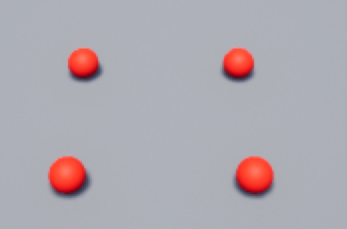
#> input picture visual_servo/img/red_balls.png, 347 x 229 px
$ python -i extract_features.py   (imports and definitions only)
#> lines starting #> are read from the running program, lines starting #| are printed output that depends on the picture; after the words box and inside, x2 and y2 are one past the last pixel; in counts of white or black regions, pixels touching at a corner belong together
#> further down, picture is the input picture: shape (229, 347, 3); mean B, G, R 176.3, 169.8, 174.9
import cv2
import numpy as np
import time

# [36 lines left out: function find_red_circles, not called in this run]


def find_red_block(image):
    # 将图像从BGR颜色空间转换为HSV颜色空间
    hsv = cv2.cvtColor(image, cv2.COLOR_BGR2HSV)
#> hsv: shape (229, 347, 3); mean H, S, V 108, 23.8, 184.8

    # 定义红色的HSV范围
    lower_red = np.array([0, 100, 100])
    upper_red = np.array([10, 255, 255])

    # 根据红色的HSV范围创建蒙版
    mask = cv2.inRange(hsv, lower_red, upper_red)
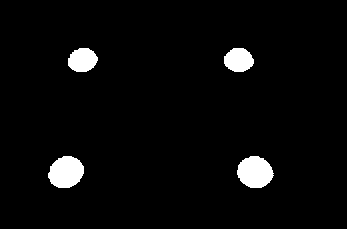
#> mask: shape (229, 347); 3.6% white; 4 white regions, box (x1, y1, x2, y2) and area: (237, 156, 274, 188) 897, (48, 156, 84, 188) 885, (224, 48, 254, 72) 559, (68, 48, 98, 72) 558

    # 执行形态学操作以去除噪点
    kernel = np.ones((5, 5), np.uint8)
    mask = cv2.morphologyEx(mask, cv2.MORPH_OPEN, kernel)
#> mask: shape (229, 347); 3.6% white; 4 white regions
    mask = cv2.morphologyEx(mask, cv2.MORPH_CLOSE, kernel)

    # 查找轮廓
    contours, _ = cv2.findContours(mask, cv2.RETR_EXTERNAL, cv2.CHAIN_APPROX_SIMPLE)
#> contours = 4 contours; box (x1, y1, x2, y2) and area: (237, 156, 273, 188) 846, (48, 156, 84, 188) 836, (224, 48, 254, 72) 519, (68, 48, 97, 72) 514

    # 如果找到轮廓
    if len(contours) > 0:
        # 找到最大的轮廓
        max_contour = max(contours, key=cv2.contourArea)
#> max_contour = contour of 47 points, box (x1, y1, x2, y2) (237, 156, 273, 188), area 846

        # 计算轮廓的边界框
        x, y, w, h = cv2.boundingRect(max_contour)
#> x = 237; y = 156; w = 36; h = 32

        # 计算中心位置
        center_x = x + w / 2
#> center_x = 255
        center_y = y + h / 2
#> center_y = 172
        #绘制轮廓
        #绘制返回值点
        cv2.circle(image, (int(center_x-w/2), int(center_y-h/2)), 5, (255, 0, 0), -1)
#> image: shape (229, 347, 3); 0.1% of pixels changed, all inside (x1, y1, x2, y2) = (232, 151, 243, 162)
        cv2.circle(image, (int(center_x+w/2), int(center_y+h/2)), 5, (255, 0, 0), -1)
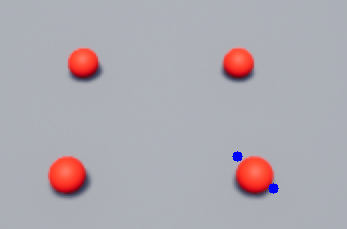
#> image: shape (229, 347, 3); mean B, G, R 176.4, 169.5, 174.6
        cv2.circle(image, (int(center_x-w/2), int(center_y+h/2)), 5, (255, 0, 0), -1)
#> image: shape (229, 347, 3); 0.1% of pixels changed, all inside (x1, y1, x2, y2) = (232, 183, 243, 194)
        cv2.circle(image, (int(center_x+w/2), int(center_y-h/2)), 5, (255, 0, 0), -1)
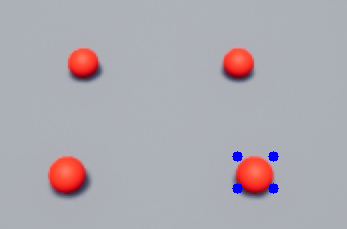
#> image: shape (229, 347, 3); mean B, G, R 176.7, 169.2, 174.2
        #展示图像
        cv2.imshow("image", image)
        cv2.waitKey(1)
        # 以np.array格式返回
        return np.array([ [int(center_x-w/4), int(center_y-h/2)],
                          [int(center_x+w/4), int(center_y-h/2)],
                          [int(center_x-w/4),int(center_y+h/2)],
                          [int(center_x+w/4),int(center_y+h/2)]])
        # return np.array([center_x, center_y,w,h])

    # 如果未找到蓝色色块，则返回None
    return None

# [49 lines left out: function find_red_block_2, not called in this run]

>>> import cv2
>>> picture = cv2.imread('../img/red_balls.png')
>>> result = find_red_block(picture)
#> result = [[246, 156], [264, 156], [246, 188], [264, 188]]
